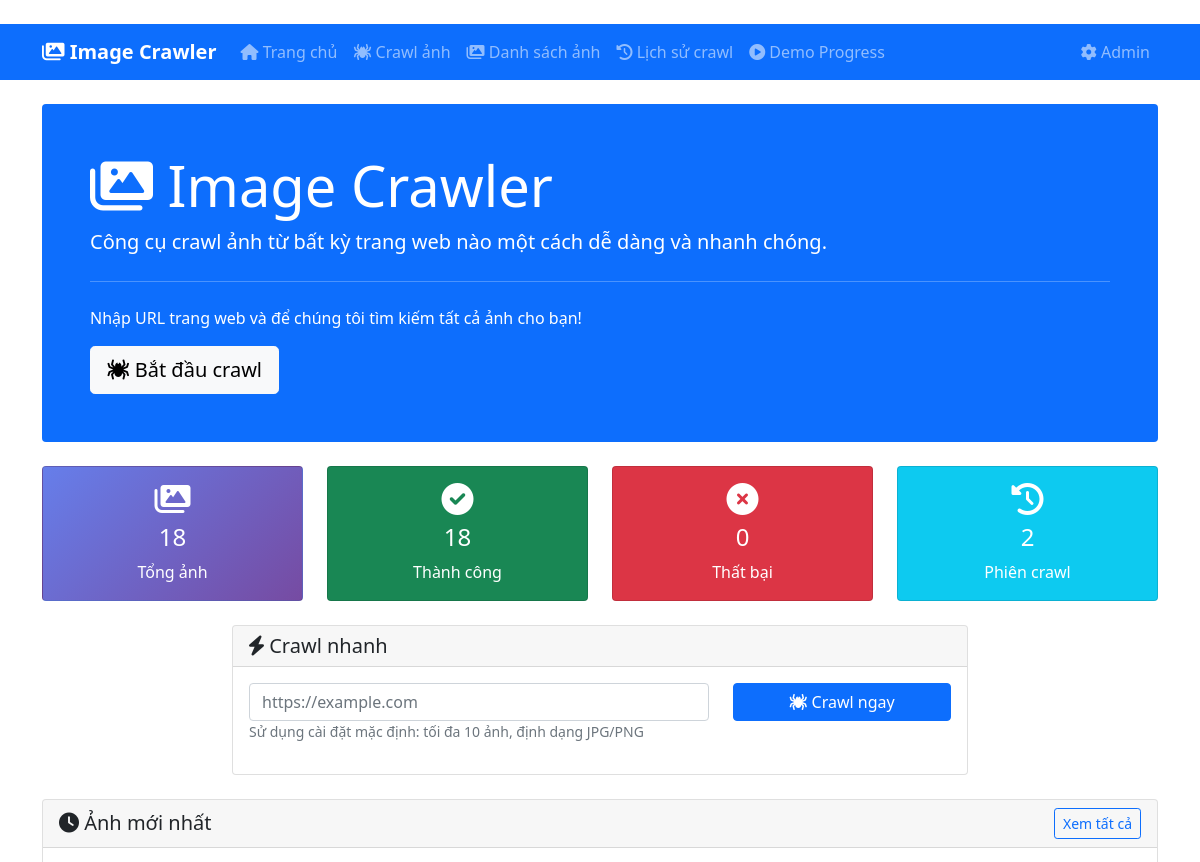
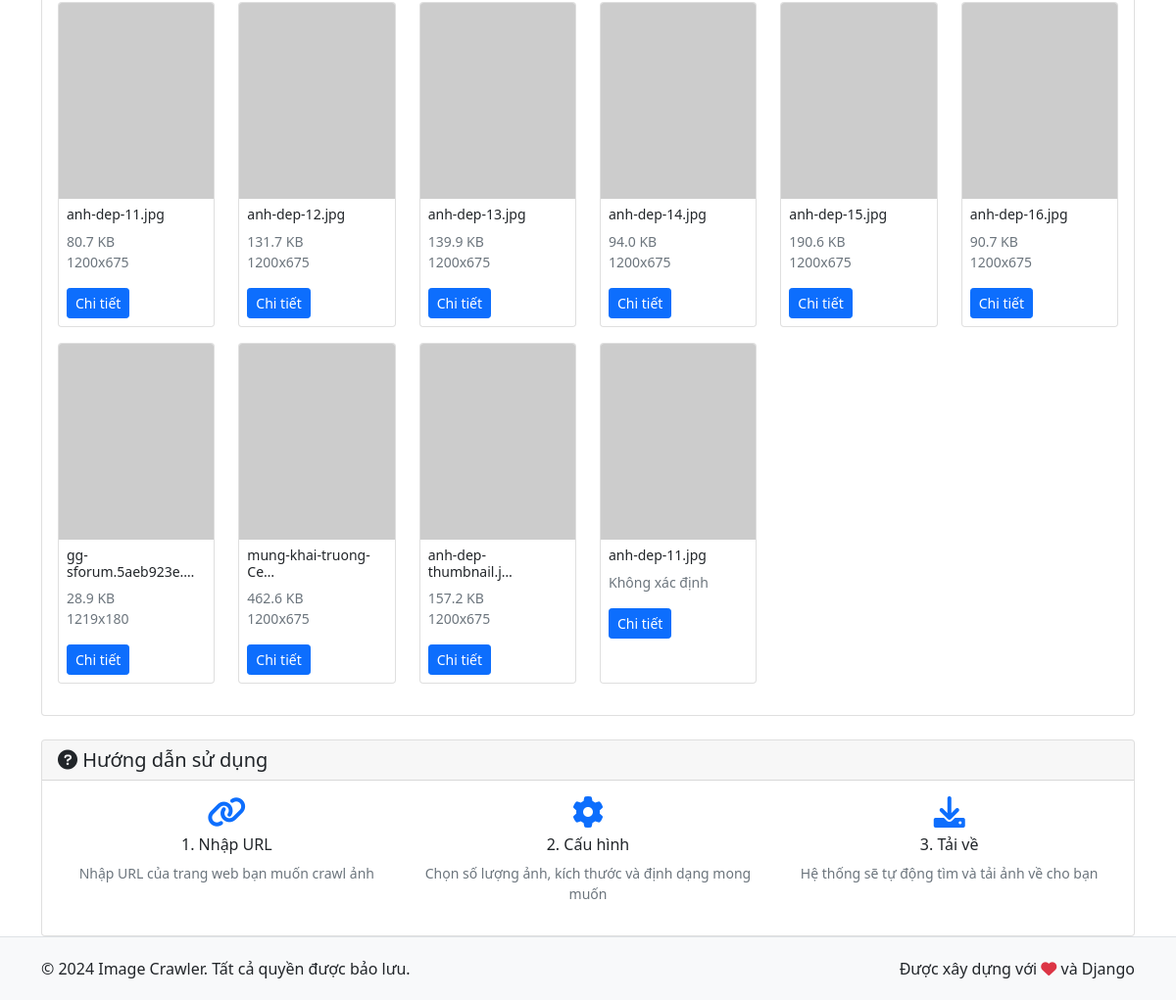
The app's page /, older data (2 pictures, top to bottom).
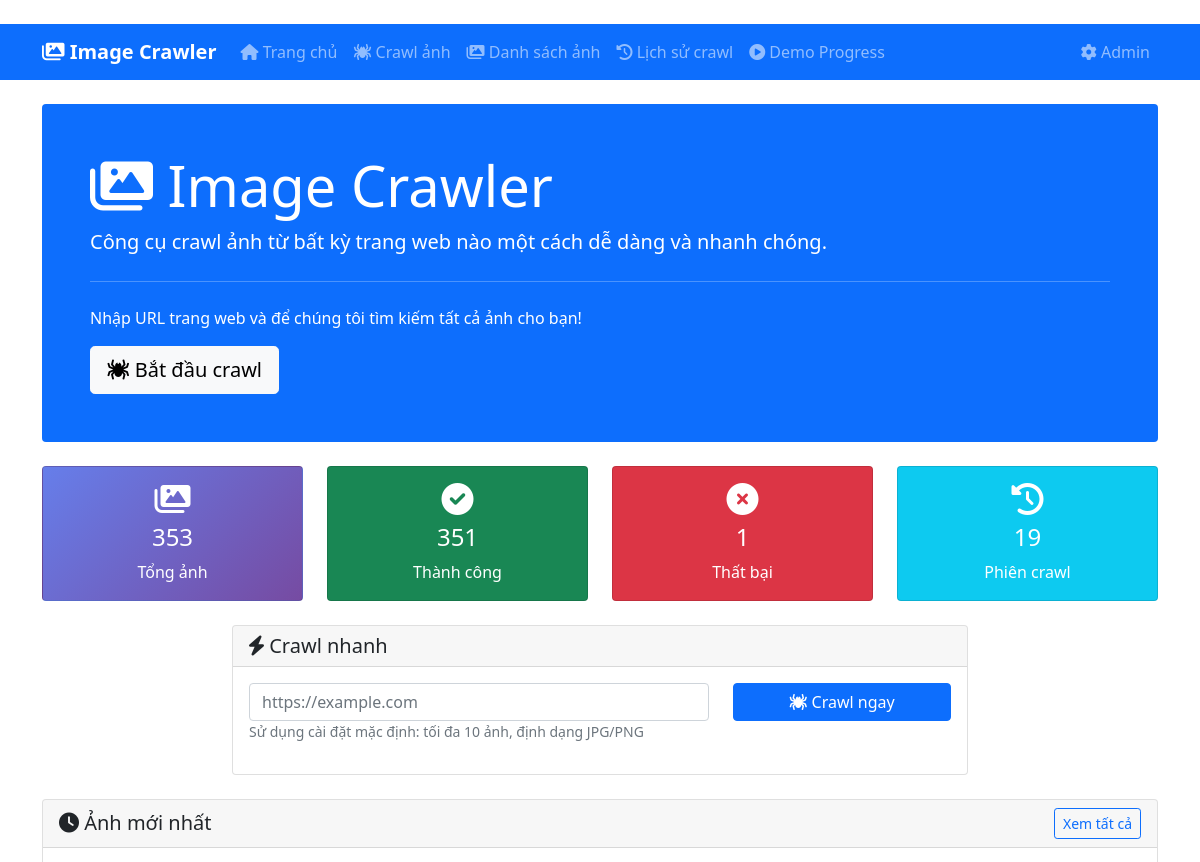
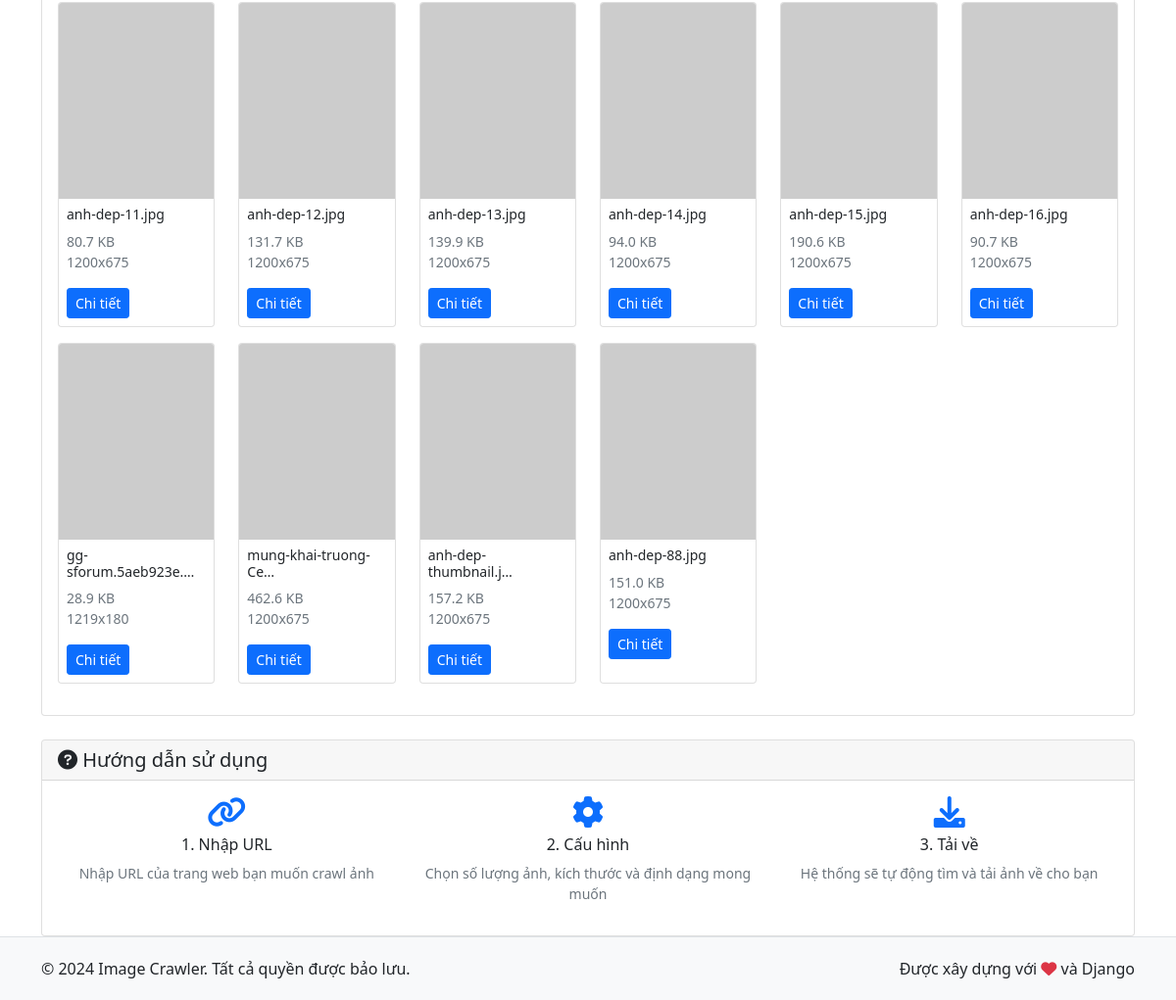
The same page, newer data (2 pictures, top to bottom).
### image_crawler/models.py (models this page shows, shortened)
class CrawledImage(models.Model):
    source_url = models.URLField(verbose_name="URL nguồn", max_length=500)
    image_url = models.URLField(verbose_name="URL ảnh", max_length=500)
    image_name = models.CharField(verbose_name="Tên ảnh", max_length=255)
    local_path = models.CharField(verbose_name="Đường dẫn local", max_length=500, blank=True)
    file_size = models.PositiveIntegerField(verbose_name="Kích thước file", null=True, blank=True)
    width = models.PositiveIntegerField(verbose_name="Chiều rộng", null=True, blank=True)
    height = models.PositiveIntegerField(verbose_name="Chiều cao", null=True, blank=True)
    image_format = models.CharField(verbose_name="Định dạng", max_length=10, blank=True)
    crawled_at = models.DateTimeField(verbose_name="Thời gian crawl", default=timezone.now)
    STATUS_CHOICES = [
        ('pending', 'Đang chờ'),
        ('downloading', 'Đang tải'),
        ('completed', 'Hoàn thành'),
        ('failed', 'Thất bại'),
    ]
    status = models.CharField(
        verbose_name="Trạng thái",
        max_length=20,
        choices=STATUS_CHOICES,
        default='pending'
    )
    error_message = models.TextField(verbose_name="Thông báo lỗi", blank=True)
    class Meta:
        verbose_name = "Ảnh đã crawl"
        verbose_name_plural = "Ảnh đã crawl"
        ordering = ['-crawled_at']
    def get_file_size_display(self):
        if not self.file_size:
            return "Không xác định"
        if self.file_size < 1024:
            return f"{self.file_size} B"
        elif self.file_size < 1024 * 1024:
            return f"{self.file_size / 1024:.1f} KB"
        else:
            return f"{self.file_size / (1024 * 1024):.1f} MB"

### image_crawler/views.py (the view)
# urls.py: path('', views.index, name='index'),
def index(request):
    form = CrawlImageForm()
    recent_images = CrawledImage.objects.filter(status='completed')[:10]
    stats = {
        'total_images': CrawledImage.objects.count(),
        'completed_images': CrawledImage.objects.filter(status='completed').count(),
        'failed_images': CrawledImage.objects.filter(status='failed').count(),
        'total_sessions': CrawlSession.objects.count(),
    }
    context = {
        'form': form,
        'recent_images': recent_images,
        'stats': stats,
    }
    return render(request, 'image_crawler/index.html', context)

### templates/image_crawler/index.html (shortened to what this page needs)
﻿{% extends 'image_crawler/base.html' %}
{% block content %}
<div class="row">
    <div class="col-md-12">
        <div class="jumbotron bg-primary text-white p-5 rounded mb-4">
            <h1 class="display-4">
                <i class="fas fa-images"></i> Image Crawler
            </h1>
            <p class="lead">Công cụ crawl ảnh từ bất kỳ trang web nào một cách dễ dàng và nhanh chóng.</p>
            <hr class="my-4">
            <p>Nhập URL trang web và để chúng tôi tìm kiếm tất cả ảnh cho bạn!</p>
            <a class="btn btn-light btn-lg" href="{% url 'image_crawler:crawl' %}" role="button">
                <i class="fas fa-spider"></i> Bắt đầu crawl
            </a>
        </div>
    </div>
</div>
<div class="row mb-4">
    <div class="col-md-3">
        <div class="card stats-card">
            <div class="card-body text-center">
                <i class="fas fa-images fa-2x mb-2"></i>
                <h4>{{ stats.total_images }}</h4>
                <p class="mb-0">Tổng ảnh</p>
            </div>
        </div>
    </div>
    <div class="col-md-3">
        <div class="card bg-success text-white">
            <div class="card-body text-center">
                <i class="fas fa-check-circle fa-2x mb-2"></i>
                <h4>{{ stats.completed_images }}</h4>
                <p class="mb-0">Thành công</p>
            </div>
        </div>
    </div>
    <div class="col-md-3">
        <div class="card bg-danger text-white">
            <div class="card-body text-center">
                <i class="fas fa-times-circle fa-2x mb-2"></i>
                <h4>{{ stats.failed_images }}</h4>
                <p class="mb-0">Thất bại</p>
            </div>
        </div>
    </div>
    <div class="col-md-3">
        <div class="card bg-info text-white">
            <div class="card-body text-center">
                <i class="fas fa-history fa-2x mb-2"></i>
                <h4>{{ stats.total_sessions }}</h4>
                <p class="mb-0">Phiên crawl</p>
            </div>
        </div>
    </div>
</div>
<div class="row mb-4">
    <div class="col-md-8 mx-auto">
        <div class="card">
            <div class="card-header">
                <h5 class="mb-0">
                    <i class="fas fa-bolt"></i> Crawl nhanh
                </h5>
            </div>
            <div class="card-body">
                <form method="post" action="{% url 'image_crawler:crawl' %}">
                    <div class="row">
                        <div class="col-md-8">
                            {{ form.url }}
                        </div>
                        <div class="col-md-4">
                            <button type="submit" class="btn btn-primary w-100">
                                <i class="fas fa-spider"></i> Crawl ngay
                            </button>
                        </div>
                    </div>
                    <small class="text-muted">
                        Sử dụng cài đặt mặc định: tối đa 10 ảnh, định dạng JPG/PNG
                    </small>
                </form>
            </div>
        </div>
    </div>
</div>
{% if recent_images %}
<div class="row">
    <div class="col-md-12">
        <div class="card">
            <div class="card-header d-flex justify-content-between align-items-center">
                <h5 class="mb-0">
                    <i class="fas fa-clock"></i> Ảnh mới nhất
                </h5>
                <a href="{% url 'image_crawler:image_list' %}" class="btn btn-sm btn-outline-primary">
                    Xem tất cả
                </a>
            </div>
            <div class="card-body">
                <div class="row">
                    {% for image in recent_images %}
                    <div class="col-md-2 col-sm-4 col-6 mb-3">
                        <div class="card h-100">
                            {% if image.local_path %}
                                <img src="{{ image.image_url }}" class="card-img-top" alt="{{ image.image_name }}"
                                     onerror="this.src='https://via.placeholder.com/200x200?text=No+Image'">
                            {% else %}
                                <img src="{{ image.image_url }}" class="card-img-top" alt="{{ image.image_name }}"
                                     onerror="this.src='https://via.placeholder.com/200x200?text=No+Image'">
                            {% endif %}
                            <div class="card-body p-2">
                                <h6 class="card-title small">{{ image.image_name|truncatechars:20 }}</h6>
                                <p class="card-text small text-muted">
                                    {{ image.get_file_size_display }}
                                    {% if image.width and image.height %}
                                        <br>{{ image.width }}x{{ image.height }}
                                    {% endif %}
                                </p>
                                <a href="{% url 'image_crawler:image_detail' image.id %}" class="btn btn-sm btn-primary">
                                    Chi tiết
                                </a>
                            </div>
                        </div>
                    </div>
                    {% endfor %}
                </div>
            </div>
        </div>
    </div>
</div>
{% endif %}
<div class="row mt-4">
    <div class="col-md-12">
        <div class="card">
            <div class="card-header">
                <h5 class="mb-0">
                    <i class="fas fa-question-circle"></i> Hướng dẫn sử dụng
                </h5>
            </div>
            <div class="card-body">
                <div class="row">
                    <div class="col-md-4">
                        <div class="text-center">
                            <i class="fas fa-link fa-2x text-primary mb-2"></i>
                            <h6>1. Nhập URL</h6>
                            <p class="small text-muted">Nhập URL của trang web bạn muốn crawl ảnh</p>
                        </div>
                    </div>
                    <div class="col-md-4">
                        <div class="text-center">
                            <i class="fas fa-cog fa-2x text-primary mb-2"></i>
                            <h6>2. Cấu hình</h6>
                            <p class="small text-muted">Chọn số lượng ảnh, kích thước và định dạng mong muốn</p>
                        </div>
                    </div>
                    <div class="col-md-4">
                        <div class="text-center">
                            <i class="fas fa-download fa-2x text-primary mb-2"></i>
                            <h6>3. Tải về</h6>
                            <p class="small text-muted">Hệ thống sẽ tự động tìm và tải ảnh về cho bạn</p>
                        </div>
                    </div>
                </div>
            </div>
        </div>
    </div>
</div>
{% endblock %}

### templates/image_crawler/base.html (shortened to what this page needs)
﻿<!DOCTYPE html>
<html lang="vi">
<head>
    <link href="https://cdn.jsdelivr.net/npm/bootstrap@5.1.3/dist/css/bootstrap.min.css" rel="stylesheet">
    <link href="https://cdnjs.cloudflare.com/ajax/libs/font-awesome/6.0.0/css/all.min.css" rel="stylesheet">
</head>
<body>
    <nav class="navbar navbar-expand-lg navbar-dark bg-primary">
        <div class="container">
            <a class="navbar-brand" href="{% url 'image_crawler:index' %}">
                <i class="fas fa-images"></i> Image Crawler
            </a>
            <div class="collapse navbar-collapse" id="navbarNav">
                <ul class="navbar-nav me-auto">
                    <li class="nav-item">
                        <a class="nav-link" href="{% url 'image_crawler:index' %}">
                            <i class="fas fa-home"></i> Trang chủ
                        </a>
                    </li>
                    <li class="nav-item">
                        <a class="nav-link" href="{% url 'image_crawler:crawl' %}">
                            <i class="fas fa-spider"></i> Crawl ảnh
                        </a>
                    </li>
                    <li class="nav-item">
                        <a class="nav-link" href="{% url 'image_crawler:image_list' %}">
                            <i class="fas fa-images"></i> Danh sách ảnh
                        </a>
                    </li>
                    <li class="nav-item">
                        <a class="nav-link" href="{% url 'image_crawler:session_list' %}">
                            <i class="fas fa-history"></i> Lịch sử crawl
                        </a>
                    </li>
                    <li class="nav-item">
                        <a class="nav-link" href="{% url 'image_crawler:progress_demo' %}">
                            <i class="fas fa-play-circle"></i> Demo Progress
                        </a>
                    </li>
                </ul>
                <ul class="navbar-nav">
                    <li class="nav-item">
                        <a class="nav-link" href="/admin/">
                            <i class="fas fa-cog"></i> Admin
                        </a>
                    </li>
                </ul>
            </div>
        </div>
    </nav>
    <main class="container mt-4">
        {% block content %}{% endblock %}
    </main>
    <footer class="footer mt-auto">
        <div class="container">
            <div class="row">
                <div class="col-md-6">
                    <p class="mb-0">&copy; 2024 Image Crawler. Tất cả quyền được bảo lưu.</p>
                </div>
                <div class="col-md-6 text-end">
                    <p class="mb-0">Được xây dựng với <i class="fas fa-heart text-danger"></i> và Django</p>
                </div>
            </div>
        </div>
    </footer>
</body>
</html>

### templates/image_crawler/base.html (style rules this page uses)
.navbar-brand { font-weight: bold; }
.card-img-top { height: 200px; object-fit: cover; }
.stats-card { background: linear-gradient(135deg, #667eea 0%, #764ba2 100%); color: white; }
.footer { margin-top: 50px; padding: 20px 0; background-color: #f8f9fa; border-top: 1px solid #dee2e6; }

Row changes from the older to the newer data that the page shows:
no longer on this page (row unchanged): CrawledImage: image_name "anh-dep-11.jpg", file_size "Không xác định"
added CrawledImage: image_name "anh-dep-88.jpg", file_size "151.0 KB", width "1200", height "675"
Text that changed along with them:
{{ stats.total_images }}: "18" → "353"
{{ stats.completed_images }}: "18" → "351"
{{ stats.failed_images }}: "0" → "1"
{{ stats.total_sessions }}: "2" → "19"
